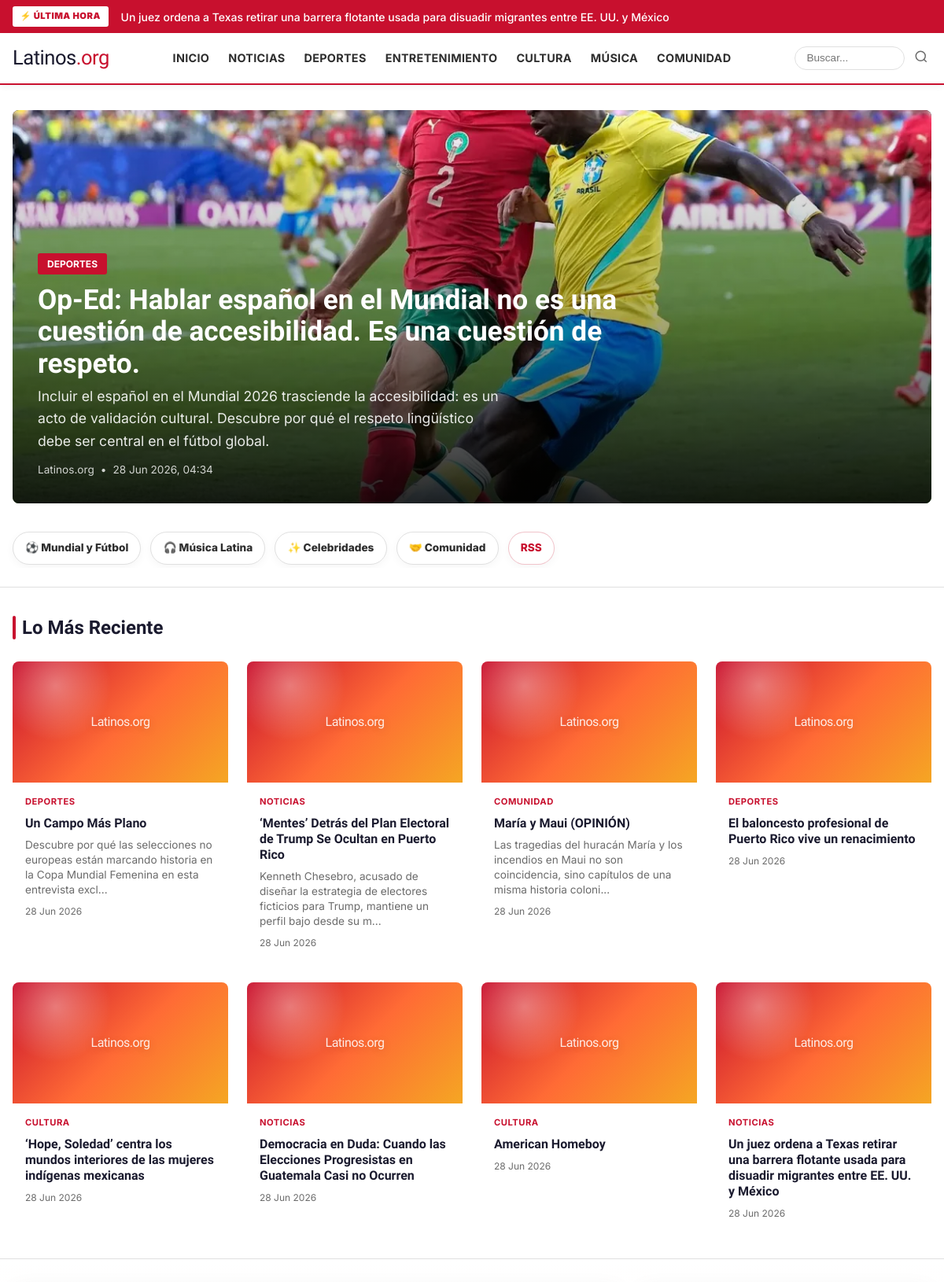
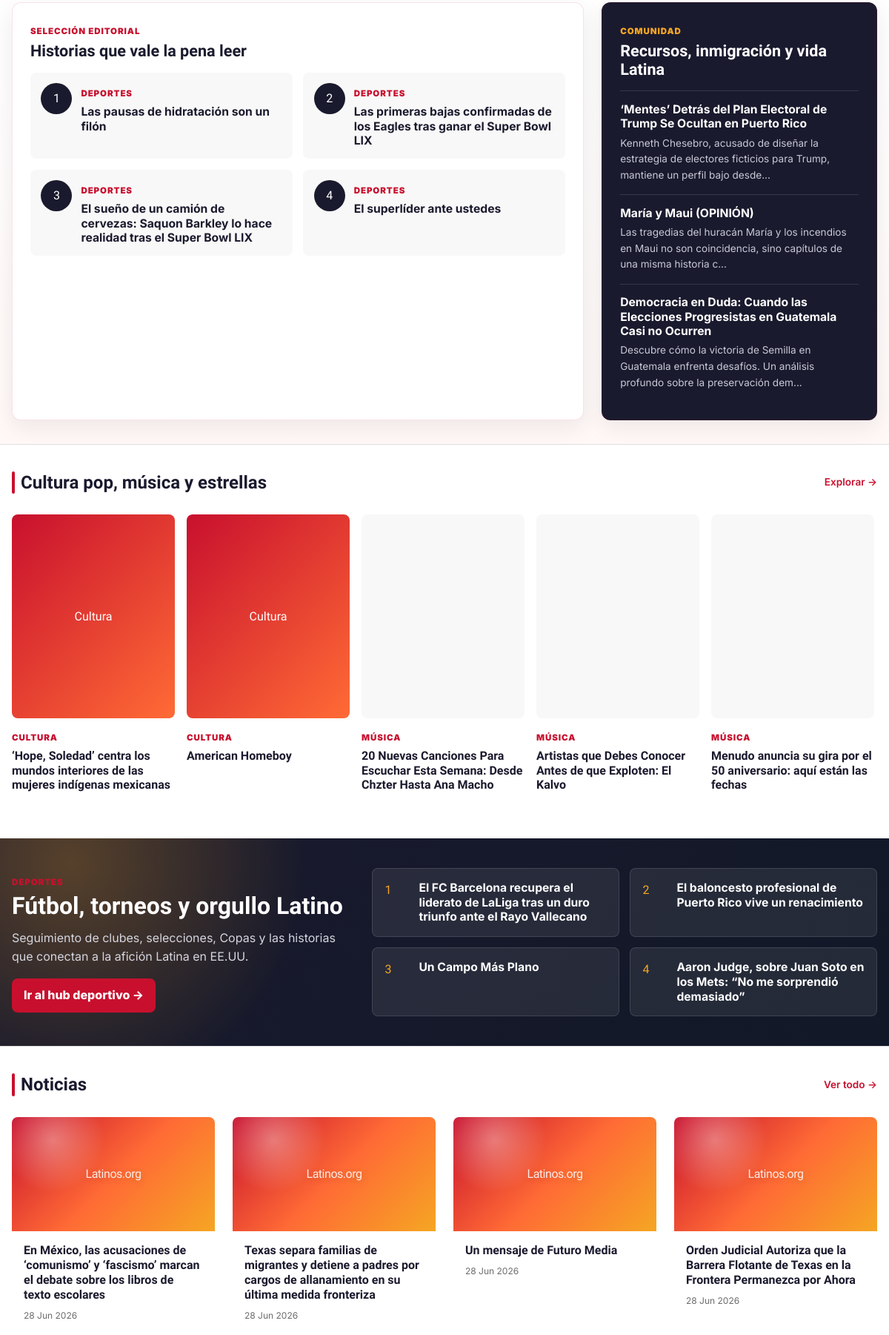
The page / (upper part) on the database its author committed (2 pictures, top to bottom).
### models.py (models this page shows)
class Article(Base):
    __tablename__ = "articles"
    id = Column(Integer, primary_key=True)
    raw_article_id = Column(Integer, ForeignKey("raw_articles.id"), nullable=True)
    category_id = Column(Integer, ForeignKey("categories.id"), nullable=True)
    title = Column(Text, nullable=False)
    slug = Column(String(300), unique=True, nullable=False, index=True)
    body_markdown = Column(Text, nullable=False)
    body_html = Column(Text)
    excerpt = Column(Text)
    title_en = Column(Text)
    body_markdown_en = Column(Text)
    body_html_en = Column(Text)
    excerpt_en = Column(Text)
    meta_description = Column(String(200))
    tags = Column(Text)  # JSON array
    language = Column(String(10), default="es")  # es, en, bilingual
    author_display = Column(String(200), default="Latinos.org")
    source_credit = Column(String(500))  # Attribution to original source
    image_url = Column(Text)  # Relative path: /static/images/articles/xxx.webp
    image_alt = Column(Text)
    image_credit = Column(String(500))
    quality_score = Column(Float, default=0.0)  # 0.0 to 1.0 from LLM QA step
    content_type = Column(String(50), default="news")  # news, opinion, listicle, feature
    status = Column(String(30), default="draft", index=True)
    created_at = Column(DateTime, default=datetime.utcnow)
    approved_at = Column(DateTime)
    published_at = Column(DateTime, index=True)
    scheduled_for = Column(DateTime)
    view_count = Column(Integer, default=0)
    is_breaking = Column(Boolean, default=False)
    is_featured = Column(Boolean, default=False)
    category_rel = relationship("Category", back_populates="articles")
    raw_article_rel = relationship("RawArticle", back_populates="articles")

class Category(Base):
    __tablename__ = "categories"
    id = Column(Integer, primary_key=True)
    slug = Column(String(100), unique=True, nullable=False, index=True)
    name = Column(String(200), nullable=False)
    name_en = Column(String(200))  # English display name
    description = Column(Text)
    display_order = Column(Integer, default=99)
    is_active = Column(Boolean, default=True)
    created_at = Column(DateTime, default=datetime.utcnow)
    articles = relationship("Article", back_populates="category_rel")

### routes.py (the view)
@router.get("/", response_class=HTMLResponse)
async def homepage(request: Request):
    db: Session = next(get_db())
    breaking = db.execute(
        select(Article).options(joinedload(Article.category_rel))
        .where(Article.status == "published")
        .where(Article.is_breaking == True)
        .order_by(desc(Article.published_at))
        .limit(5)
    ).scalars().all()
    hero = db.execute(
        select(Article).options(joinedload(Article.category_rel))
        .where(Article.status == "published")
        .where(Article.is_featured == True)
        .order_by(desc(Article.published_at))
        .limit(1)
    ).scalars().first()
    if not hero:
        hero = db.execute(
            select(Article).options(joinedload(Article.category_rel))
            .where(Article.status == "published")
            .order_by(desc(Article.published_at))
            .limit(1)
        ).scalars().first()
    hero_id = hero.id if hero else -1
    grid_articles = db.execute(
        select(Article).options(joinedload(Article.category_rel))
        .where(Article.status == "published")
        .where(Article.id != hero_id)
        .order_by(desc(Article.published_at))
        .limit(8)
    ).scalars().all()
    categories = db.execute(
        select(Category)
        .where(Category.is_active == True)
        .order_by(Category.display_order)
    ).scalars().all()
    category_sections = []
    for cat in categories:
        articles = db.execute(
            select(Article).options(joinedload(Article.category_rel))
            .where(Article.status == "published")
            .where(Article.category_id == cat.id)
            .order_by(desc(Article.published_at))
            .limit(4)
        ).scalars().all()
        if articles:
            category_sections.append({
                "category": cat,
                "articles": articles,
            })
    trending = db.execute(
        select(Article).options(joinedload(Article.category_rel))
        .where(Article.status == "published")
        .order_by(desc(Article.view_count))
        .limit(5)
    ).scalars().all()
    editors_picks = db.execute(
        select(Article).options(joinedload(Article.category_rel))
        .where(Article.status == "published")
        .where(Article.id != hero_id)
        .order_by(desc(Article.quality_score), desc(Article.published_at))
        .limit(4)
    ).scalars().all()
    sports_hub = db.execute(
        select(Article).options(joinedload(Article.category_rel))
        .join(Category, Article.category_id == Category.id)
        .where(Article.status == "published")
        .where(Category.slug == "deportes")
        .order_by(desc(Article.published_at))
        .limit(4)
    ).scalars().all()
    cultura_musica = db.execute(
        select(Article).options(joinedload(Article.category_rel))
        .join(Category, Article.category_id == Category.id)
        .where(Article.status == "published")
        .where(Category.slug.in_(["cultura", "musica", "entretenimiento"]))
        .order_by(desc(Article.published_at))
        .limit(6)
    ).scalars().all()
    comunidad_spotlight = db.execute(
        select(Article).options(joinedload(Article.category_rel))
        .join(Category, Article.category_id == Category.id)
        .where(Article.status == "published")
        .where(Category.slug.in_(["comunidad", "noticias"]))
        .order_by(desc(Article.published_at))
        .limit(3)
    ).scalars().all()
    return request.app.state.templates.TemplateResponse("index.html", {
        "request": request,
        "breaking": breaking,
        "hero": hero,
        "grid_articles": grid_articles,
        "category_sections": category_sections,
        "trending": trending,
        "editors_picks": editors_picks,
        "sports_hub": sports_hub,
        "cultura_musica": cultura_musica,
        "comunidad_spotlight": comunidad_spotlight,
        "categories": categories,
    })

### templates/index.html (shortened to what this page needs)
{% extends "base.html" %}
{% block content %}
{% if hero %}
<section class="hero-section">
    <div class="container">
        <a href="/articulo/{{ hero.slug }}" class="hero-card">
            <div class="hero-image">
                {% if hero.image_url %}
                    <img src="{{ hero.image_url }}" alt="{{ hero.image_alt or hero.title }}" width="1400" height="600" loading="eager" decoding="async" fetchpriority="high">
                {% else %}
                    <div class="hero-image-placeholder"></div>
                {% endif %}
                <div class="hero-overlay"></div>
            </div>
            <div class="hero-content">
                {% if hero.category_rel %}
                    <span class="hero-category">{{ hero.category_rel.name }}</span>
                {% endif %}
                <h1 class="hero-title">{{ hero.title }}</h1>
                {% if hero.excerpt %}
                    <p class="hero-excerpt">{{ hero.excerpt }}</p>
                {% endif %}
                <div class="hero-meta">
                    <span>{{ hero.author_display }}</span>
                    {% if hero.published_at %}
                        <span>•</span>
                        <span>{{ hero.published_at.strftime('%d %b %Y, %H:%M') }}</span>
                    {% endif %}
                </div>
            </div>
        </a>
    </div>
</section>
{% endif %}
<section class="feature-strip" aria-label="Secciones destacadas">
    <div class="container feature-strip-inner">
        <a href="/categoria/deportes" class="feature-pill">⚽ Mundial y Fútbol</a>
        <a href="/categoria/musica" class="feature-pill">🎧 Música Latina</a>
        <a href="/categoria/entretenimiento" class="feature-pill">✨ Celebridades</a>
        <a href="/categoria/comunidad" class="feature-pill">🤝 Comunidad</a>
        <a href="/feed.xml" class="feature-pill feature-pill-rss">RSS</a>
    </div>
</section>
{% if grid_articles %}
<section class="grid-section">
    <div class="container">
        <div class="grid-header">
            <h2 class="section-title">Lo Más Reciente</h2>
        </div>
        <div class="article-grid">
            {% for a in grid_articles %}
                <a href="/articulo/{{ a.slug }}" class="article-card {% if loop.index == 1 %}article-card-large{% endif %}">
                    <div class="card-image">
                        {% if a.image_url %}
                            <img src="{{ a.image_url }}" alt="{{ a.image_alt or a.title }}" width="640" height="360" loading="lazy" decoding="async">
                        {% else %}
                            <div class="card-image-placeholder"></div>
                        {% endif %}
                    </div>
                    <div class="card-body">
                        {% if a.category_rel %}
                            <span class="card-category">{{ a.category_rel.name }}</span>
                        {% endif %}
                        <h3 class="card-title">{{ a.title }}</h3>
                        {% if a.excerpt and loop.index <= 3 %}
                            <p class="card-excerpt">{{ a.excerpt[:120] }}{% if a.excerpt|length > 120 %}...{% endif %}</p>
                        {% endif %}
                        <div class="card-meta">
                            {% if a.published_at %}
                                <span>{{ a.published_at.strftime('%d %b %Y') }}</span>
                            {% endif %}
                        </div>
                    </div>
                </a>
            {% endfor %}
        </div>
    </div>
</section>
{% endif %}
{% if editors_picks or comunidad_spotlight %}
<section class="frontpage-modules">
    <div class="container frontpage-modules-grid">
        {% if editors_picks %}
        <div class="module-card editors-module">
            <div class="module-eyebrow">Selección editorial</div>
            <h2 class="module-title">Historias que vale la pena leer</h2>
            <div class="editors-list">
                {% for a in editors_picks %}
                <a href="/articulo/{{ a.slug }}" class="editors-item">
                    <span class="editors-rank">{{ loop.index }}</span>
                    <div>
                        {% if a.category_rel %}<span class="mini-category">{{ a.category_rel.name }}</span>{% endif %}
                        <h3>{{ a.title }}</h3>
                    </div>
                </a>
                {% endfor %}
            </div>
        </div>
        {% endif %}
        {% if comunidad_spotlight %}
        <div class="module-card community-module">
            <div class="module-eyebrow">Comunidad</div>
            <h2 class="module-title">Recursos, inmigración y vida Latina</h2>
            {% for a in comunidad_spotlight %}
            <a href="/articulo/{{ a.slug }}" class="community-item">
                <h3>{{ a.title }}</h3>
                {% if a.excerpt %}<p>{{ a.excerpt[:115] }}{% if a.excerpt|length > 115 %}...{% endif %}</p>{% endif %}
            </a>
            {% endfor %}
        </div>
        {% endif %}
    </div>
</section>
{% endif %}
{% if cultura_musica %}
<section class="culture-rail">
    <div class="container">
        <div class="section-header">
            <h2 class="section-title">Cultura pop, música y estrellas</h2>
            <a href="/categoria/entretenimiento" class="see-all">Explorar →</a>
        </div>
        <div class="culture-scroll" aria-label="Cultura, música y entretenimiento">
            {% for a in cultura_musica %}
            <a href="/articulo/{{ a.slug }}" class="culture-card">
                <div class="culture-thumb">
                    {% if a.image_url %}
                    <img src="{{ a.image_url }}" alt="{{ a.image_alt or a.title }}" width="420" height="560" loading="lazy" decoding="async">
                    {% else %}
                    <div class="culture-placeholder">{{ a.category_rel.name if a.category_rel else 'Latinos.org' }}</div>
                    {% endif %}
                </div>
                <span class="mini-category">{{ a.category_rel.name if a.category_rel else 'Cultura' }}</span>
                <h3>{{ a.title }}</h3>
            </a>
            {% endfor %}
        </div>
    </div>
</section>
{% endif %}
{% if sports_hub %}
<section class="sports-hub">
    <div class="container sports-hub-inner">
        <div class="sports-hub-copy">
            <span class="module-eyebrow">Deportes</span>
            <h2>Fútbol, torneos y orgullo Latino</h2>
            <p>Seguimiento de clubes, selecciones, Copas y las historias que conectan a la afición Latina en EE.UU.</p>
            <a href="/categoria/deportes" class="hub-cta">Ir al hub deportivo →</a>
        </div>
        <div class="sports-hub-list">
            {% for a in sports_hub %}
            <a href="/articulo/{{ a.slug }}" class="sports-hub-item">
                <span>{{ loop.index }}</span>
                <h3>{{ a.title }}</h3>
            </a>
            {% endfor %}
        </div>
    </div>
</section>
{% endif %}
{% for section in category_sections %}
<section class="category-section" id="cat-{{ section.category.slug }}">
    <div class="container">
        <div class="section-header">
            <h2 class="section-title">
                <a href="/categoria/{{ section.category.slug }}">{{ section.category.name }}</a>
            </h2>
            <a href="/categoria/{{ section.category.slug }}" class="see-all">Ver todo →</a>
        </div>
        <div class="category-grid">
            {% for a in section.articles %}
                <a href="/articulo/{{ a.slug }}" class="article-card">
                    <div class="card-image">
                        {% if a.image_url %}
                            <img src="{{ a.image_url }}" alt="{{ a.image_alt or a.title }}" width="640" height="360" loading="lazy" decoding="async">
                        {% else %}
                            <div class="card-image-placeholder"></div>
                        {% endif %}
                    </div>
                    <div class="card-body">
                        <h3 class="card-title">{{ a.title }}</h3>
                        <div class="card-meta">
                            {% if a.published_at %}
                                <span>{{ a.published_at.strftime('%d %b %Y') }}</span>
                            {% endif %}
                        </div>
                    </div>
                </a>
            {% endfor %}
        </div>
    </div>
</section>
{% endfor %}
{% endblock %}

### templates/base.html (shortened to what this page needs)
<!DOCTYPE html>
<html lang="es">
<head>
    <link rel="stylesheet" href="/static/css/style.css">
</head>
<body>
<div class="breaking-bar" id="breakingBar">
    <div class="container breaking-content">
        <span class="breaking-label">⚡ ÚLTIMA HORA</span>
        <div class="breaking-items" id="breakingItems">
            {% if breaking %}
                {% for a in breaking %}
                    <a href="/articulo/{{ a.slug }}" class="breaking-item {% if loop.first %}active{% endif %}">
                        {{ a.title }}
                    </a>
                {% endfor %}
            {% else %}
                <span class="breaking-item active">Bienvenido a Latinos.org — Próximamente</span>
            {% endif %}
        </div>
    </div>
</div>
<header class="site-header">
    <div class="container header-inner">
        <a href="/" class="logo">
            <span class="logo-text">Latinos<span class="logo-accent">.org</span></span>
        </a>
        <nav class="main-nav" id="mainNav">
            <a href="/">Inicio</a>
            <a href="/categoria/noticias">Noticias</a>
            <a href="/categoria/deportes">Deportes</a>
            <a href="/categoria/entretenimiento">Entretenimiento</a>
            <a href="/categoria/cultura">Cultura</a>
            <a href="/categoria/musica">Música</a>
            <a href="/categoria/comunidad">Comunidad</a>
        </nav>
        <form action="/buscar" method="get" class="header-search">
            <input type="text" name="q" placeholder="Buscar..." aria-label="Buscar">
            <button type="submit" aria-label="Buscar">
                <svg width="18" height="18" viewBox="0 0 24 24" fill="none" stroke="currentColor" stroke-width="2">
                    <circle cx="11" cy="11" r="8"/><path d="m21 21-4.35-4.35"/>
                </svg>
            </button>
        </form>
    </div>
</header>
<main class="site-main">
    {% block content %}{% endblock %}
</main>
</body>
</html>

### rows shown on the page
Article: title "Un juez ordena a Texas retirar una barrera flotante usada para disuadir migrantes entre EE. UU. y México", category_rel.name "NOTICIAS", published_at "28 Jun 2026"
Article: image_url (picture), title "Op-Ed: Hablar español en el Mundial no es una cuestión de accesibilidad. Es una cuestión de respeto.", excerpt "Incluir el español en el Mundial 2026 trasciende la accesibilidad: es un acto de validación cultural. Descubre por qué el respeto lingüístico debe ser central en el fútbol global.", author_display "Latinos.org", published_at "28 Jun 2026, 04:34"
Category: category_rel.name "DEPORTES"
Article: category_rel.name "DEPORTES", title "Un Campo Más Plano", excerpt "Descubre por qué las selecciones no europeas están marcando historia en la Copa Mundial Femenina en esta entrevista excl", published_at "28 Jun 2026"
Article: category_rel.name "NOTICIAS", title "‘Mentes’ Detrás del Plan Electoral de Trump Se Ocultan en Puerto Rico", excerpt "Kenneth Chesebro, acusado de diseñar la estrategia de electores ficticios para Trump, mantiene un perfil bajo desde su m", published_at "28 Jun 2026", excerpt "Kenneth Chesebro, acusado de diseñar la estrategia de electores ficticios para Trump, mantiene un perfil bajo desde"
Article: category_rel.name "COMUNIDAD", title "María y Maui (OPINIÓN)", excerpt "Las tragedias del huracán María y los incendios en Maui no son coincidencia, sino capítulos de una misma historia coloni", published_at "28 Jun 2026", excerpt "Las tragedias del huracán María y los incendios en Maui no son coincidencia, sino capítulos de una misma historia c"
Article: category_rel.name "DEPORTES", title "El baloncesto profesional de Puerto Rico vive un renacimiento", published_at "28 Jun 2026"
Article: category_rel.name "CULTURA", title "‘Hope, Soledad’ centra los mundos interiores de las mujeres indígenas mexicanas", published_at "28 Jun 2026", category_rel "Cultura", category_rel "CULTURA"
Article: category_rel.name "NOTICIAS", title "Democracia en Duda: Cuando las Elecciones Progresistas en Guatemala Casi no Ocurren", published_at "28 Jun 2026", excerpt "Descubre cómo la victoria de Semilla en Guatemala enfrenta desafíos. Un análisis profundo sobre la preservación dem"
Article: category_rel.name "CULTURA", title "American Homeboy", published_at "28 Jun 2026", category_rel "Cultura", category_rel "CULTURA"
Article: category_rel.name "DEPORTES", title "Las pausas de hidratación son un filón"
Article: category_rel.name "DEPORTES", title "Las primeras bajas confirmadas de los Eagles tras ganar el Super Bowl LIX"
Article: category_rel.name "DEPORTES", title "El sueño de un camión de cervezas: Saquon Barkley lo hace realidad tras el Super Bowl LIX"
Article: category_rel.name "DEPORTES", title "El superlíder ante ustedes"
Article: image_url (picture), category_rel "MÚSICA", title "20 Nuevas Canciones Para Escuchar Esta Semana: Desde Chzter Hasta Ana Macho"
Article: image_url (picture), category_rel "MÚSICA", title "Artistas que Debes Conocer Antes de que Exploten: El Kalvo"
Article: image_url (picture), category_rel "MÚSICA", title "Menudo anuncia su gira por el 50 aniversario: aquí están las fechas"
Article: title "El FC Barcelona recupera el liderato de LaLiga tras un duro triunfo ante el Rayo Vallecano"
Article: title "Aaron Judge, sobre Juan Soto en los Mets: “No me sorprendió demasiado”"
Category: category.name "Noticias"
Article: title "En México, las acusaciones de ‘comunismo’ y ‘fascismo’ marcan el debate sobre los libros de texto escolares", published_at "28 Jun 2026"
Article: title "Texas separa familias de migrantes y detiene a padres por cargos de allanamiento en su última medida fronteriza", published_at "28 Jun 2026"
Article: title "Un mensaje de Futuro Media", published_at "28 Jun 2026"
Article: title "Orden Judicial Autoriza que la Barrera Flotante de Texas en la Frontera Permanezca por Ahora", published_at "28 Jun 2026"
